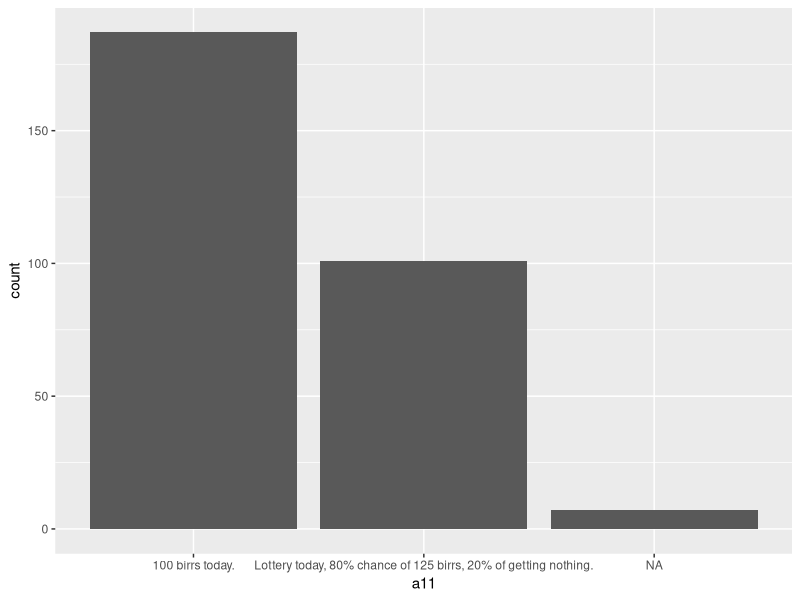

Recreate this plot in R. (Note: this script raises an error after producing the figure.)
library(tidyverse)
library(readxl)
library(ggplot2)
setwd("C:/Users/Ezana Teodros/Downloads")


data = read_excel('weekdayend_all.xlsx') 

#### A11-A36 (Grading - Behavioral Test (BT)) ####

# Question regarding 1 is correct, zero is wrong

BT = c('a11',
       'a12',
       'a13',
       'a14',
       'a15',
       'a16',
       'a21',
       'a22',
       'a23',
       'a24',
       'a25',
       'a26',
       'a31',
       'a32',
       'a33',
       'a34',
       'a35',
       'a36')

data_BT = data %>%
  select(all_of(BT)) %>%
  mutate(across(BT[c(1:18)], as.factor)) %>%
  mutate(across(BT[c(1:18)], ~recode(.,
                                     `0` = 'A',
                                     `1` = 'B',
                                     `-9` = 'Missing'))) 

data_BT = data %>%
  select(all_of(BT)) %>%
  mutate(across(BT[c(1:18)], as.factor)) %>%
  mutate(a11 = recode(a11,
                           `0` = '100 birrs today.',
                           `1` = 'Lottery today, 80% chance of 125 birrs, 20% of getting nothing.',
                           `-9` = 'Missing')) %>%
  mutate(a12 = recode(a12,
                      `0` = '100 birrs today.',
                      `1` = 'Lottery today, 70% chance of 143 birrs, 30% of getting nothing.',
                      `-9` = 'Missing')) %>%
  mutate(a13 = recode(a13,
                      `0` = '100 birrs today.',
                      `1` = 'Lottery today, 60% chance of 167 birrs, 40% of getting nothing.',
                      `-9` = 'Missing')) %>%
  mutate(a14 = recode(a14,
                      `0` = '100 birrs today.',
                      `1` = 'Lottery today, 50% chance of 200 birrs, 50% of getting nothing.',
                      `-9` = 'Missing')) %>%
  mutate(a15 = recode(a15,
                      `0` = '100 birrs today.',
                      `1` = 'Lottery today, 40% chance of 250 birrs, 60% of getting nothing.',
                      `-9` = 'Missing')) %>%
  mutate(a16 = recode(a16,
                      `0` = '100 birrs today.',
                      `1` = 'Lottery today, 30% chance of 333 birrs, 70% of getting nothing.',
                      `-9` = 'Missing')) %>%
  mutate(a21 = recode(a21,
                      `0` = '100 birrs today.',
                      `1` = '105 birrs in a year.',
                      `-9` = 'Missing')) %>%
  mutate(a22 = recode(a22,
                      `0` = '100 birrs today.',
                      `1` = '110 birrs in a year.',
                      `-9` = 'Missing')) %>%
  mutate(a23 = recode(a23,
                      `0` = '100 birrs today.',
                      `1` = '120 birrs in a year.',
                      `-9` = 'Missing')) %>%
  mutate(a24 = recode(a24,
                      `0` = '100 birrs today.',
                      `1` = '130 birrs in a year.',
                      `-9` = 'Missing')) %>%  
  mutate(a25 = recode(a25,
                      `0` = '100 birrs today.',
                      `1` = '140 birrs in a year.',
                      `-9` = 'Missing')) %>%
  mutate(a26 = recode(a26,
                      `0` = '100 birrs today.',
                      `1` = '150 birrs in a year.',
                      `-9` = 'Missing')) %>%
  mutate(a31 = recode(a31,
                      `0` = 'Get 100 birrs in 6 months.',
                      `1` = 'Get 105 birrs in a year.',
                      `-9` = 'Missing')) %>%
  mutate(a32 = recode(a32,
                      `0` = 'Get 100 birrs in 6 months.',
                      `1` = 'Get 110 birrs in a year.',
                      `-9` = 'Missing')) %>%
  mutate(a33 = recode(a33,
                      `0` = 'Get 100 birrs in 6 months.',
                      `1` = 'Get 120 birrs in a year.',
                      `-9` = 'Missing')) %>%  
  mutate(a34 = recode(a34,
                      `0` = 'Get 100 birrs in 6 months.',
                      `1` = 'Get 130 birrs in a year.',
                      `-9` = 'Missing')) %>%
  mutate(a35 = recode(a35,
                    `0` = 'Get 100 birrs in 6 months.',
                    `1` = 'Get 140 birrs in a year.',
                    `-9` = 'Missing')) %>%
  mutate(a36 = recode(a36,
                      `0` = 'Get 100 birrs in 6 months.',
                      `1` = 'Get 150 birrs in a year.',
                      `-9` = 'Missing'))

str(BT)


ggplot(data = data_BT) +
  geom_bar(aes(x = a11)) +
  ggsave('a11.png')

ggplot(data = data_BT) +
  geom_bar(aes(x = a12)) +
  ggsave('a12.png')

ggplot(data = data_BT) +
  geom_bar(aes(x = a13)) +
  ggsave('a13.png')

ggplot(data = data_BT) +
  geom_bar(aes(x = a14)) +
  ggsave('a14.png')

ggplot(data = data_BT) +
  geom_bar(aes(x = a15)) +
  ggsave('a15.png')
 
ggplot(data = data_BT) +
  geom_bar(aes(x = a16)) +
  ggsave('a16.png')

ggplot(data = data_BT) +
  geom_bar(aes(x = a21)) +
  ggsave('a21.png')

ggplot(data = data_BT) +
  geom_bar(aes(x = a22)) +
  ggsave('a22.png')

ggplot(data = data_BT) +
  geom_bar(aes(x = a23)) +
  ggsave('a23.png')

ggplot(data = data_BT) +
  geom_bar(aes(x = a24)) +
  ggsave('a24.png')

ggplot(data = data_BT) +
  geom_bar(aes(x = a25)) +
  ggsave('a25.png')

ggplot(data = data_BT) +
  geom_bar(aes(x = a26)) +
  ggsave('a26.png')

ggplot(data = data_BT) +
  geom_bar(aes(x = a31)) +
  ggsave('a31.png')

ggplot(data = data_BT) +
  geom_bar(aes(x = a32)) +
  ggsave('a32.png')

ggplot(data = data_BT) +
  geom_bar(aes(x = a33)) +
  ggsave('a33.png')

ggplot(data = data_BT) +
  geom_bar(aes(x = a34)) +
  ggsave('a34.png')

ggplot(data = data_BT) +
  geom_bar(aes(x = a35)) +
  ggsave('a35.png')

ggplot(data = data_BT) +
  geom_bar(aes(x = a36)) +
  ggsave('a36.png')

#### B1-B12 (Grading - Cognitive Test (CT)) ####

# Question regarding values to put for 1-6

CT = c('b1',
       'b2',
       'b3',
       'b4',
       'b5',
       'b6',
       'b7',
       'b8',
       'b9',
       'b10',
       'b11',
       'b12')

data_CT = data %>%
  select(all_of(CT)) %>%
  mutate(across(CT[c(1:12)], as.factor)) %>%
  mutate(across(CT[c(1:12)], ~recode(.,
                                     `1` = '1',
                                     `2` = '2',
                                     `3` = '3',
                                     `4` = '4',
                                     `5` = '5',
                                     `6` = '6'))) 

str(data_CT) 

ggplot(data = data_CT) +
  geom_bar(aes(x = b1)) +
  ggsave('b1.png')

ggplot(data = data_CT) +
  geom_bar(aes(x = b2)) +
  ggsave('b2.png')

ggplot(data = data_CT) +
  geom_bar(aes(x = b3)) +
  ggsave('b3.png')

ggplot(data = data_CT) +
  geom_bar(aes(x = b4)) +
  ggsave('b4.png')

ggplot(data = data_CT) +
  geom_bar(aes(x = b5)) +
  ggsave('b5.png')

ggplot(data = data_CT) +
  geom_bar(aes(x = b6)) +
  ggsave('b6.png')

ggplot(data = data_CT) +
  geom_bar(aes(x = b7)) +
  ggsave('b7.png')

ggplot(data = data_CT) +
  geom_bar(aes(x = b8)) +
  ggsave('b8.png')

ggplot(data = data_CT) +
  geom_bar(aes(x = b9)) +
  ggsave('b9.png')

ggplot(data = data_CT) +
  geom_bar(aes(x = b10)) +
  ggsave('b10.png')

ggplot(data = data_CT) +
  geom_bar(aes(x = b11)) +
  ggsave('b11.png')

ggplot(data = data_CT) +
  geom_bar(aes(x = b12)) +
  ggsave('b12.png')


#### B1-B12 (Grading - Dexterity (DX)) ####

DX = c('card_qual',
       'needle_qual')

data_DX = data %>%
  select(all_of(DX)) %>%
  mutate(across(DX[c(1:2)], as.factor)) %>%
  mutate(card_qual= recode(card_qual,
                                     `0` = 'Two plies have the same number of cards.',
                                     `1` = 'Two plies have similar number of cards but not exactly the same.',
                                     `2` = 'Two piles have very differnt number of cards.',
                                     `-9` = 'Missing')) %>%
  
  mutate(needle_qual= recode(needle_qual,
                              `0` = 'Worker pulled through 2 or 3 needles.',
                              `1` = 'Worker pulled 1 needle.',
                              `2` = 'Worker pulled 0 needle.',
                              `-9` = 'Missing')) 

str(data_CT) 

ggplot(data = data_DX) +
  geom_bar(aes(x = card_qual)) +
  ggsave('DX1.png')

ggplot(data = data_DX) +
  geom_bar(aes(x = needle_qual)) +
  ggsave('DX2.png')
